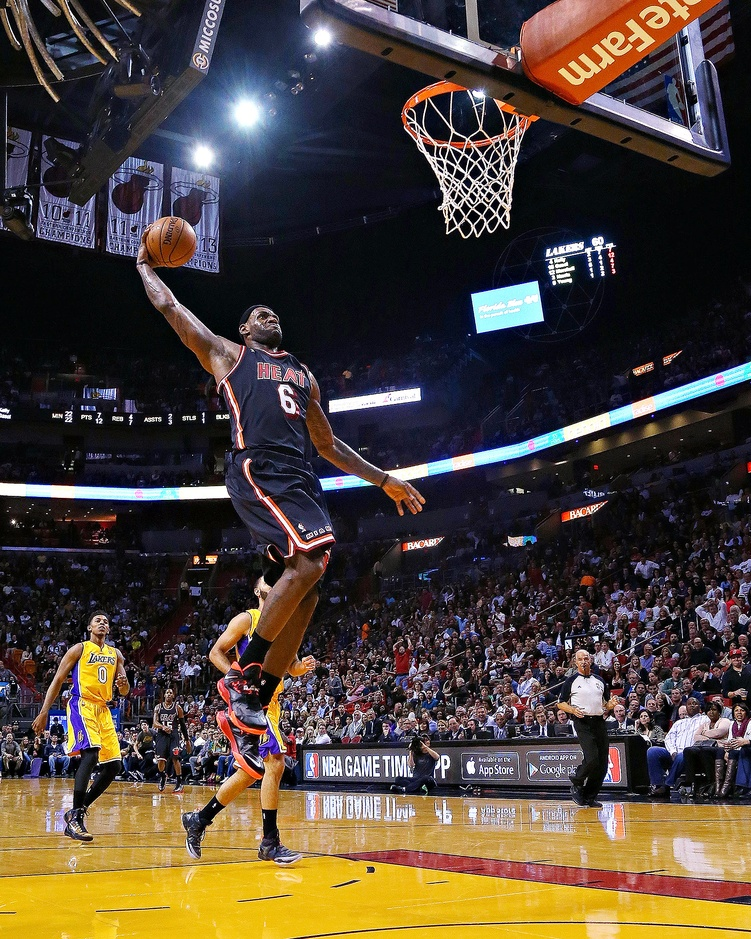
#> input picture DIP and Edge Detection/images/lebronslam.jpg, 751 x 939 px, shrunk from 1536 x 1920 before the run
$ jupyter execute canny_filter.ipynb
#> lines starting #> are read from the running program, lines starting #| are printed output that depends on the picture
[cell 1]
import cv2
import numpy as np
import os
from matplotlib import pyplot as plt

[cell 2]
#getting the path to the image
image_path = os.path.abspath("./images/lebronslam.jpg")

#reading, grayscaling, and blurring the image
image = cv2.imread(image_path)
#> image is the input picture: shape (939, 751, 3); mean B, G, R 56.8, 66.3, 77.4
gray_image = cv2.cvtColor(image, cv2.COLOR_BGR2GRAY)
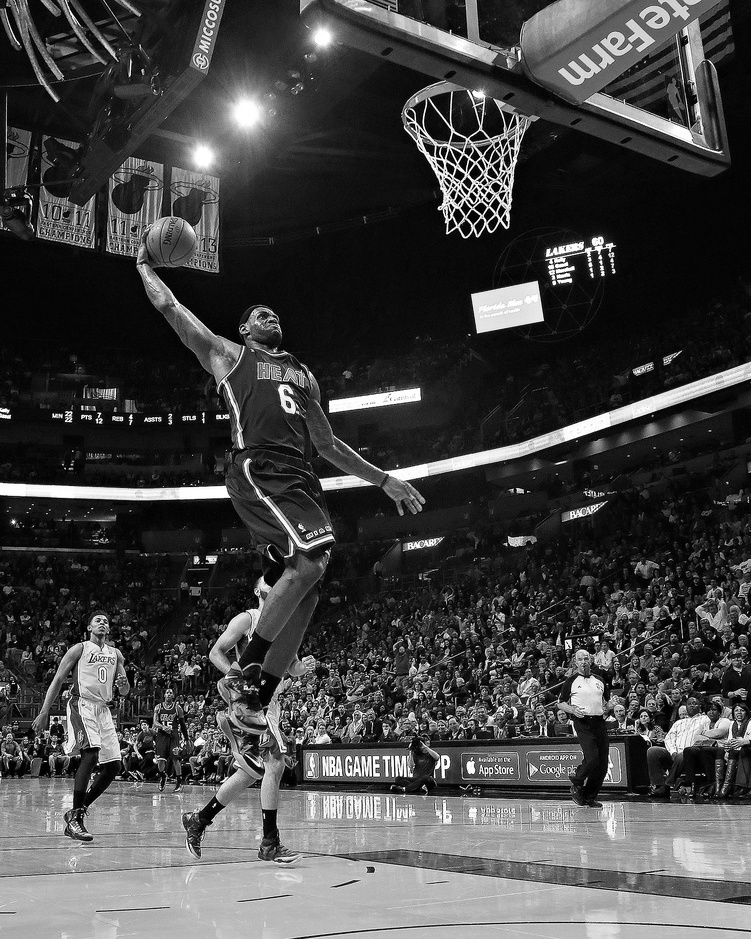
#> gray_image: shape (939, 751); min 0, max 255, mean 68.5
blurred_image = cv2.GaussianBlur(gray_image, (5, 5), 1)

Applying Canny Edge Detector. The functions parameters are (image, threshold_1, and threshold_2) -- recall that these thresholds are based on hysteresis thresholding, and are used to classify whether something is an edge or not (read my notes to learn more). That being said, it's worth noting that the Gaussian blur kernel-size can have an impact on which values actually make sense to use here!

[cell 3]
# Apply Canny edge detector
edges = cv2.Canny(blurred_image, 100, 200)
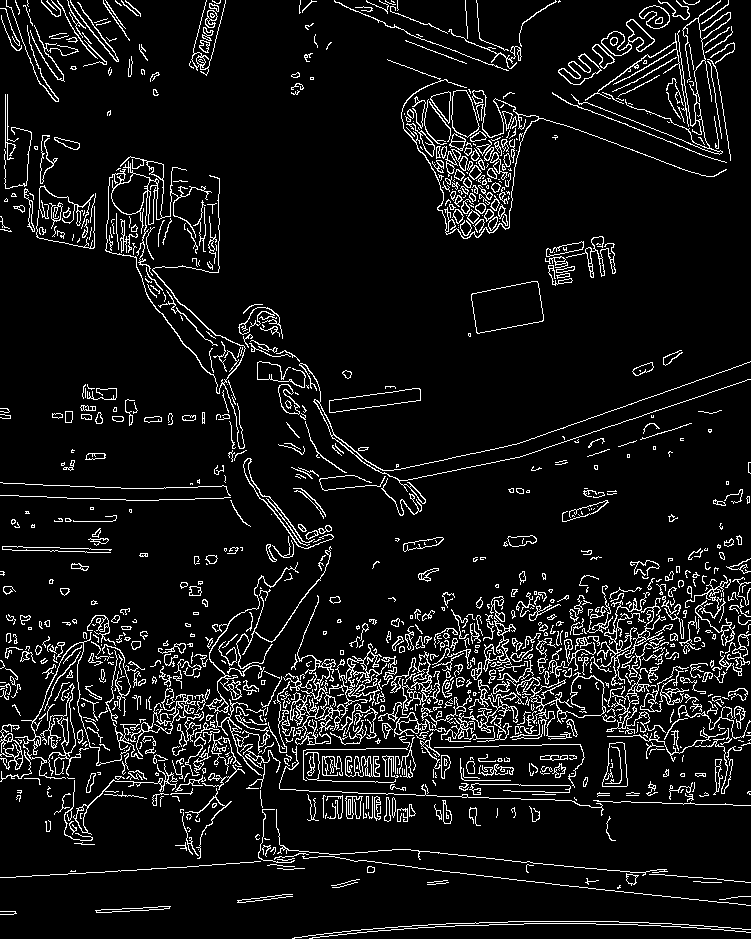
#> edges: shape (939, 751); 8.1% white in thin lines or dots

[cell 4]
# Display the original image and the edge-detected image
plt.figure(figsize=(10, 5))

# Plot the original image
plt.subplot(1, 2, 1)
plt.imshow(gray_image, cmap='gray')
plt.title('Original Image')
plt.axis('off')

# Plot the edge-detected image
plt.subplot(1, 2, 2)
plt.imshow(edges, cmap='gray')
plt.title('Canny Edges')
plt.axis('off')

plt.show()
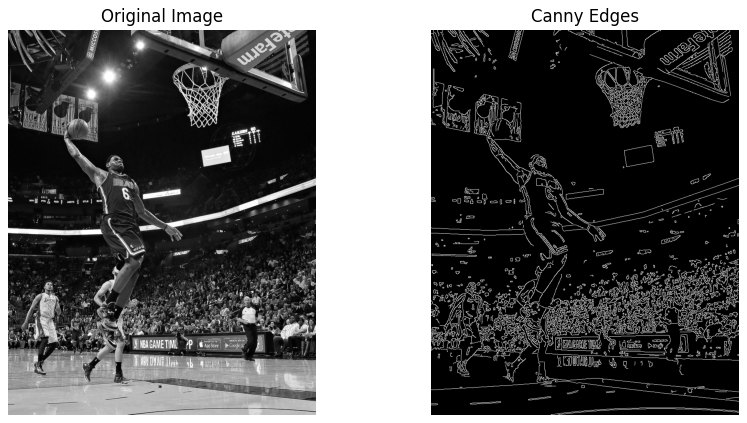
#> figure drawn by matplotlib, 2 panels
